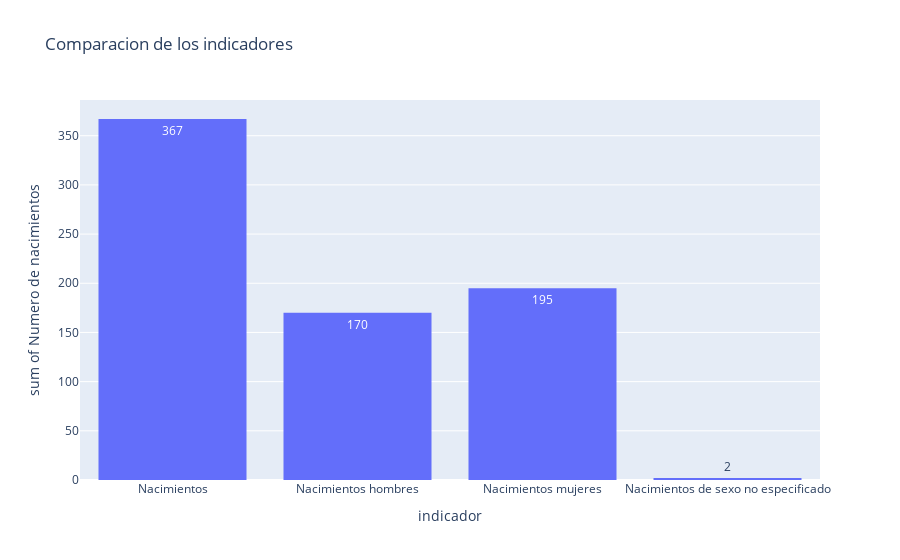

The notebook cell saved with this chart:
### Code cell
bar = px.histogram(nacimientos_especificado,x='indicador',y='valor',labels={'valor':'Numero de nacimientos'},title='Comparacion de los indicadores',text_auto=True)

bar.show()

### Figure 1 — Plotly figure (JSON) as saved in the notebook; plotly's stock layout.template omitted (floating-point values rounded to 4 significant figures)
{"data": [{"alignmentgroup": "True", "bingroup": "x", "histfunc": "sum", "hovertemplate": "indicador=%{x}<br>sum of Numero de nacimientos=%{y}<extra></extra>", "legendgroup": "", "marker": {"color": "#636efa", "pattern": {"shape": ""}}, "name": "", "offsetgroup": "", "orientation": "v", "showlegend": false, "texttemplate": "%{value}", "type": "histogram", "x": ["Nacimientos", "Nacimientos", "Nacimientos", "Nacimientos", "Nacimientos", "Nacimientos", "Nacimientos", "Nacimientos", "Nacimientos", "Nacimientos", "Nacimientos", "Nacimientos", "Nacimientos", "Nacimientos", "Nacimientos", "Nacimientos", "Nacimientos", "Nacimientos", "Nacimientos", "Nacimientos", "Nacimientos", "Nacimientos", "Nacimientos", "Nacimientos", "Nacimientos", "Nacimientos", "Nacimientos", "Nacimientos", "Nacimientos hombres", "Nacimientos hombres", "Nacimientos hombres", "Nacimientos hombres", "Nacimientos hombres", "Nacimientos hombres", "Nacimientos hombres", "Nacimientos hombres", "Nacimientos hombres", "Nacimientos hombres", "Nacimientos hombres", "Nacimientos hombres", "Nacimientos hombres", "Nacimientos hombres", "Nacimientos hombres", "Nacimientos hombres", "Nacimientos hombres", "Nacimientos hombres", "Nacimientos hombres", "Nacimientos hombres", "Nacimientos hombres", "Nacimientos hombres", "Nacimientos hombres", "Nacimientos hombres", "Nacimientos hombres", "Nacimientos hombres", "Nacimientos hombres", "Nacimientos hombres", "Nacimientos mujeres", "Nacimientos mujeres", "Nacimientos mujeres", "Nacimientos mujeres", "Nacimientos mujeres", "Nacimientos mujeres", "Nacimientos mujeres", "Nacimientos mujeres", "Nacimientos mujeres", "Nacimientos mujeres", "Nacimientos mujeres", "Nacimientos mujeres", "Nacimientos mujeres", "Nacimientos mujeres", "Nacimientos mujeres", "Nacimientos mujeres", "Nacimientos mujeres", "Nacimientos mujeres", "Nacimientos mujeres", "Nacimientos mujeres", "Nacimientos mujeres", "Nacimientos mujeres", "Nacimientos mujeres", "Nacimientos mujeres", "Nacimientos mujeres", "Nacimientos mujeres", "Nacimientos mujeres", "Nacimientos mujeres", "Nacimientos de sexo no especificado", "Nacimientos de sexo no especificado", "Nacimientos de sexo no especificado", "Nacimientos de sexo no especificado", "Nacimientos de sexo no especificado", "Nacimientos de sexo no especificado", "Nacimientos de sexo no especificado", "Nacimientos de sexo no especificado", "Nacimientos de sexo no especificado", "Nacimientos de sexo no especificado", "Nacimientos de sexo no especificado", "Nacimientos de sexo no especificado", "Nacimientos de sexo no especificado", "Nacimientos de sexo no especificado", "Nacimientos de sexo no especificado", "Nacimientos de sexo no especificado", "Nacimientos de sexo no especificado", "Nacimientos de sexo no especificado", "Nacimientos de sexo no especificado", "Nacimientos de sexo no especificado", "Nacimientos de sexo no especificado", "Nacimientos de sexo no especificado", "Nacimientos de sexo no especificado", "Nacimientos de sexo no especificado", "Nacimientos de sexo no especificado", "Nacimientos de sexo no especificado", "Nacimientos de sexo no especificado", "Nacimientos de sexo no especificado"], "xaxis": "x", "y": [36, 6, 16, 13, 14, 5, 15, 5, 12, 21, 117, 7, 7, 6, 4, 6, 4, 3, 10, 4, 6, 7, 8, 8, 10, 4, 5, 8, 17, 4, 3, 2, 5, 2, 9, 2, 6, 11, 60, 4, 5, 3, 1, 0, 1, 3, 6, 1, 4, 2, 5, 2, 4, 1, 3, 4, 19, 2, 13, 11, 9, 3, 6, 3, 6, 10, 56, 3, 2, 2, 3, 6, 3, 0, 4, 3, 2, 5, 3, 6, 6, 3, 2, 4, 0, 0, 0, 0, 0, 0, 0, 0, 0, 0, 1, 0, 0, 1, 0, 0, 0, 0, 0, 0, 0, 0, 0, 0, 0, 0, 0, 0], "yaxis": "y"}], "layout": {"barmode": "relative", "legend": {"tracegroupgap": 0}, "title": {"text": "Comparacion de los indicadores"}, "xaxis": {"anchor": "y", "domain": [0, 1], "title": {"text": "indicador"}}, "yaxis": {"anchor": "x", "domain": [0, 1], "title": {"text": "sum of Numero de nacimientos"}}}}
